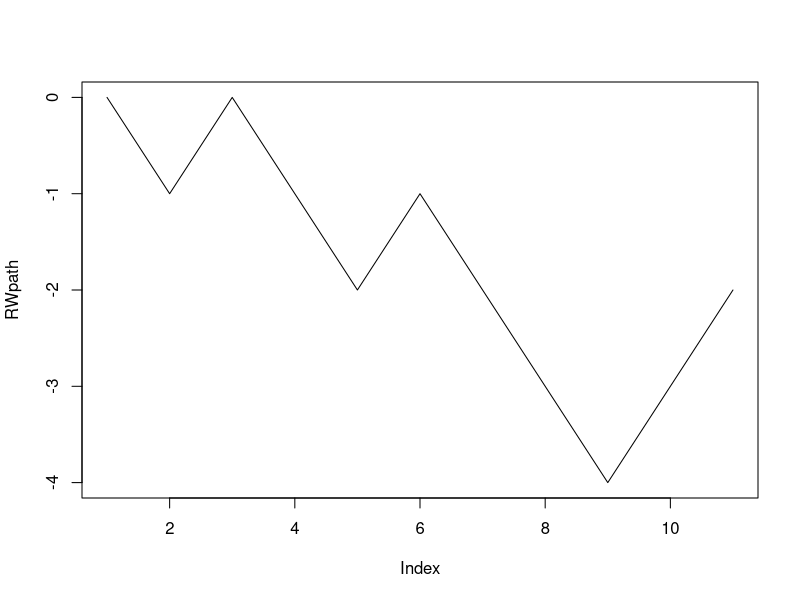
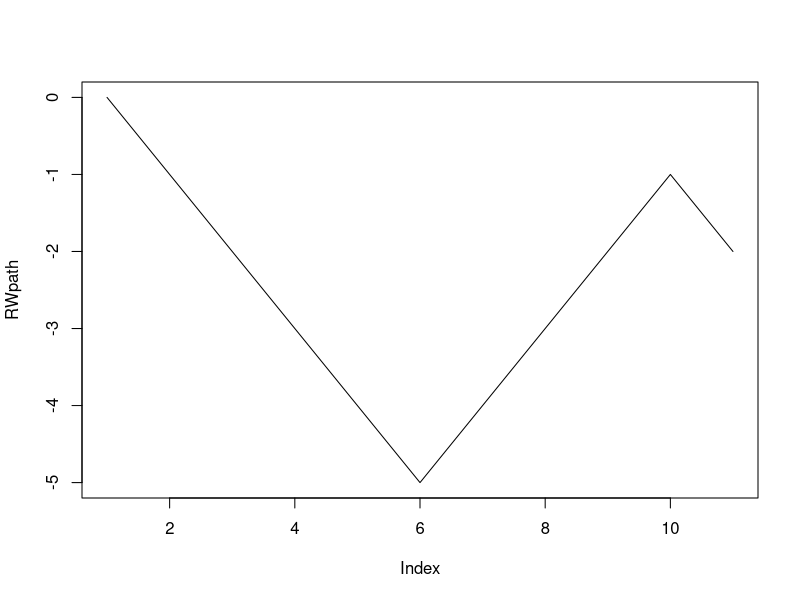
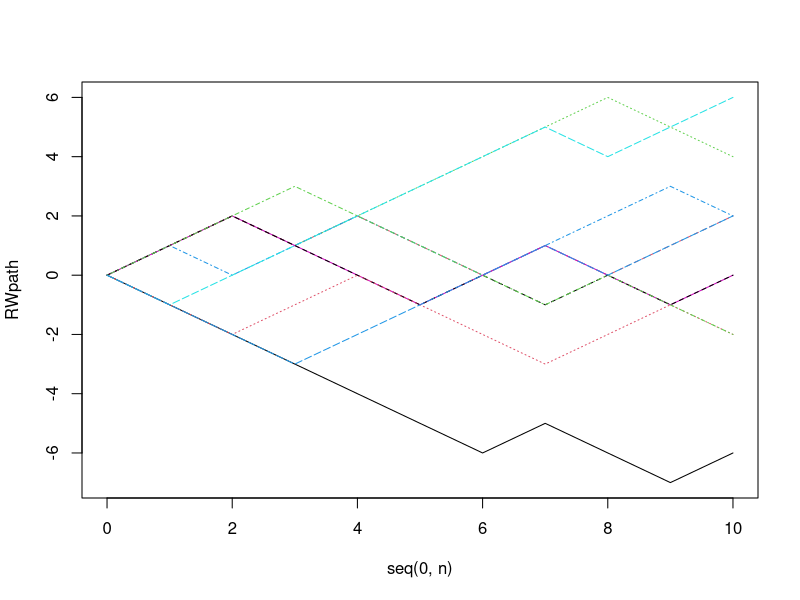
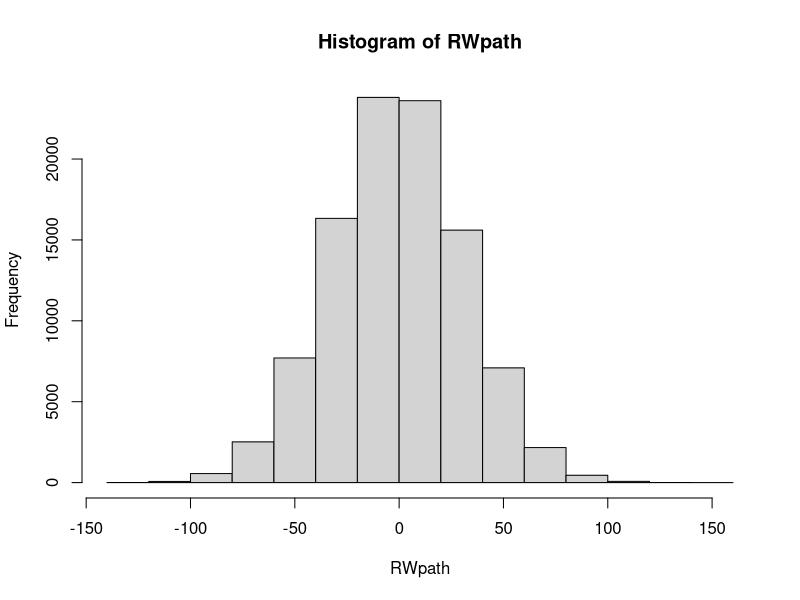

Reproduce these figures in R, in order.
## ---- chunk 1
sample(c(-1,1),1,replace=TRUE)
## ---- chunk 2
# set seed is just to guarantee you get the same result as I am discussing below
set.seed(1)

sample(c(-1,1),10,replace=TRUE)

## ---- chunk 3
# set seed is just to guarantee you get the same result as I am discussing below
set.seed(1)
sum(c(0,sample(c(-1,1),10,replace=TRUE)))

## ---- chunk 4
set.seed(1)
RWpath=cumsum(c(0, sample(c(-1,1),10,replace=TRUE)))
plot(RWpath,type="l")
## ---- chunk 5
RWpath=cumsum(c(0, sample(c(-1,1),10,replace=TRUE)))
plot(RWpath,type="l")
## ---- chunk 6
# code to make many paths
n=10
RWpath=replicate(10,cumsum(c(0, sample(c(-1,1),n,replace=TRUE))),simplify="matrix")
matplot(x=seq(0,n),y=RWpath,type="l")
## ---- chunk 7
# do 100000 runs of path length 1000 and create a histogram of the final positions. 
RWpath=replicate(100000,sum(c(0, sample(c(-1,1),1000,replace=TRUE))))
hist(RWpath)
